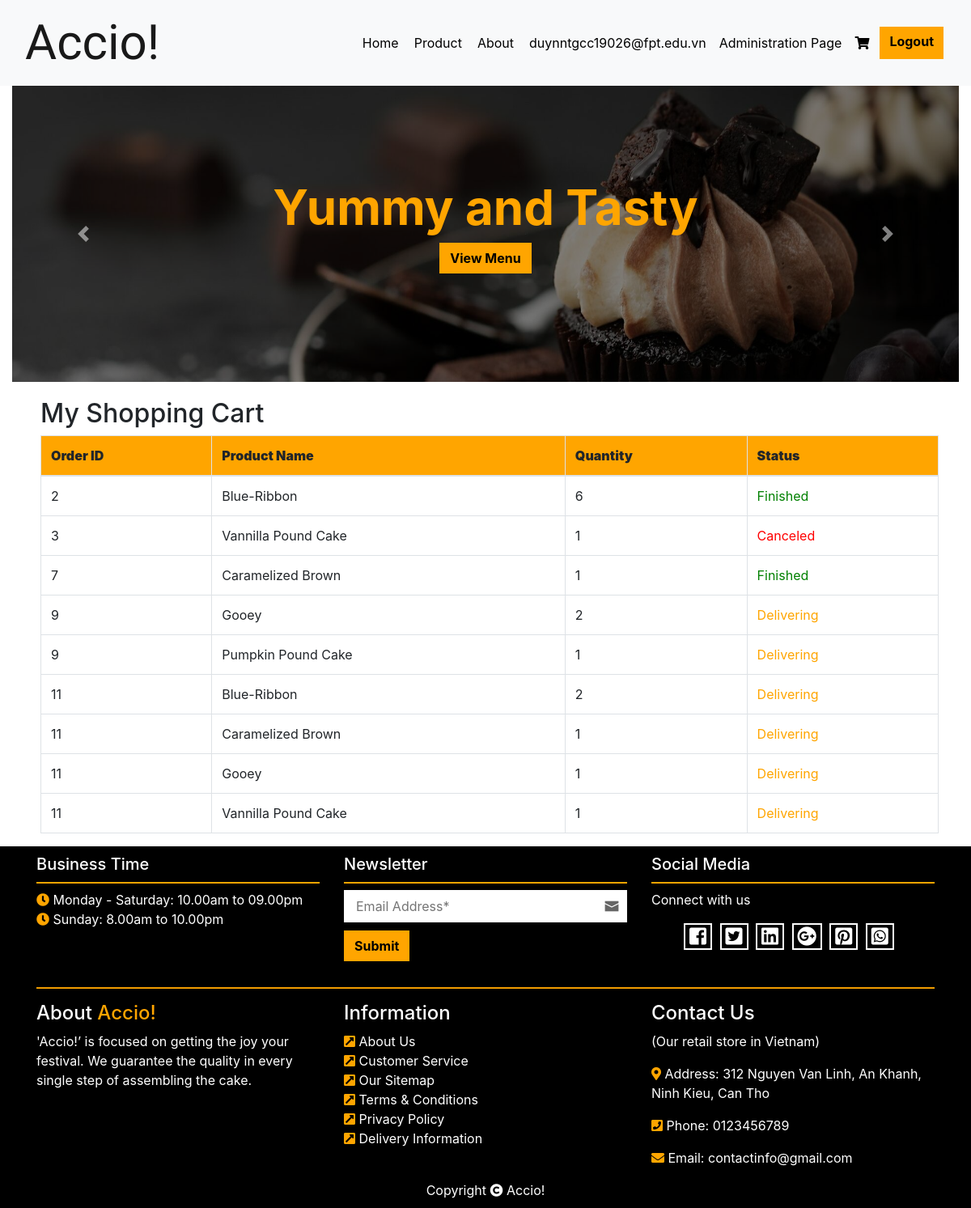
The app's page /index.php?page=order_history (signed in) with its own data.
### tables this page shows
CREATE TABLE `order` (
  `OrderID` int(11) NOT NULL,
  `Email` varchar(200) NOT NULL,
  `OrderDate` datetime DEFAULT NULL,
  `DeliveryDate` datetime DEFAULT NULL,
  `Status` int(1) NOT NULL DEFAULT 0
);

### Order_History.php (the view)
<?php
    if(!isset($_SESSION['email']))
    {
        echo '<meta http-equiv="refresh" content="0;URL=index.php">';
    }
    else{
?>
<div class="container">
    <form name="shopping-cart" method="POST">
        <h2>My Shopping Cart</h2>
        <table id="tablecart" class="table table stripped table-bordered" cellspacing="0" width="100%">
            <thead>
                <th><strong>Order ID</strong></th>
                <th><strong>Product Name</strong></th>
                <th><strong>Quantity</strong></th>
                <th><strong>Status</strong></th>
            </thead>
            <tbody>
                <?php
                    include_once("connection.php");
                    $email = $_SESSION['email'];
                    $rs = mysqli_query($conn, "SELECT o.OrderID, Product_Name, o.Status, Qty
                    FROM product AS p, orderdetail AS od, `order` AS o
                    WHERE p.Product_ID = od.Product_ID AND od.OrderID = o.OrderID
                    AND Email = '$email' AND o.Status != 0 GROUP BY OrderID, Product_Name");
                    while($row = mysqli_fetch_array($rs, MYSQLI_ASSOC))
                    {
                ?>
                <tr>
                    <td> <?php echo $row['OrderID']; ?> </td>
                    <td> <?php echo $row['Product_Name']; ?> </td>
                    <td> <?php echo $row['Qty']; ?> </td>
                    <td> <?php if($row['Status'] == -1) echo '<span style="color: red">Canceled</span>';
                        elseif($row['Status'] == 0) echo '<span style="color: gray">In Cart</span>';
                        elseif($row['Status'] == 1) echo '<span style="color: orange">Delivering</span>';
                        else echo '<span style="color: green">Finished</span>'; ?> </td>
                </tr>
                <?php
                    }
                ?>
            </tbody>
        </table>
    </form>
</div>
<?php
    }
    ?>

### index.php (shortened to what this page needs)
<!DOCTYPE html>
<html lang="en">
<head>
    <link rel="stylesheet" href="https://maxcdn.bootstrapcdn.com/bootstrap/4.5.2/css/bootstrap.min.css">
    <link rel="stylesheet" href="https://use.fontawesome.com/releases/v5.7.0/css/all.css">
    <link rel="stylesheet" href="css/style.css" type="text/css">
</head>
<?php
    include_once("connection.php");
?>
<body>
    <div id="main">
    <?php include_once("Header.php"); ?>
        <?php include_once("Carousel.php"); ?>
        <div style="margin: 20px 10px 10px 20px;">
              <?php
        if(isset($_GET['page']))
        {
            $page = $_GET['page'];
            if($page=="login"){
                include_once("Login.php");
            }
            elseif($page=="register"){
                include_once("Register.php");
            }
            elseif($page=="index"){
                echo "<script>window.location='index.php';</script>";
            }
            elseif($page=="logout"){
                include_once("Logout.php");
            }
            elseif($page=="my_account"){
                include_once("My_Account.php");
            }
            elseif($page=="update_info"){
                include_once("Update_Info.php");
            }
            elseif($page=="change_password"){
                include_once("Change_Password.php");
            }
            elseif($page=="content"){
                include_once("content.php");
            }
            elseif($page=="shopping_cart"){
                include_once("Shopping_Cart.php");
            }
            elseif($page=="order_history"){
                include_once("Order_History.php");
            }
            elseif($page=="product"){
                include_once("Product.php");
            }
            elseif($page=="update_cart"){
                include_once("Update_Cart.php");
            }
            elseif($page=="checkout"){
                include_once("Checkout.php");
            }
            else{
                echo '<meta http-equiv="refresh" content="0;URL=index.php">';
            }
        }
        else{
                include_once("content.php");
            }
        ?>
        </div>
            <?php include_once("Footer.php");?>
    </div>
</body>
</html>

### Header.php (shortened to what this page needs)
<div class="navbar navbar-expand-lg bg-light navbar-light">
            <div class="container-fluid">
                <a href="index.php?page=content" class="navbar-brand"><span id="brand">Accio!</span></a>
                <?php
                    if(isset($_SESSION['email']) && $_SESSION['email'] != "" && $_SESSION['isAdmin'] == 0){
                ?>
                    <div class="collapse navbar-collapse justify-content-between" id="navbarCollapse">
                    <div class="navbar-nav ml-auto">
                        <a href="index.php?page=content" class="nav-item nav-link">Home</a>
                        <a href="index.php?page=product" class="nav-item nav-link">Product</a>
                        <a href="About.php" class="nav-item nav-link">About</a>
                        <a href="index.php?page=my_account" class="nav-item nav-link"><?php echo $_SESSION['email'];?></a>
                        <a href="index.php?page=shopping_cart" class="nav-item nav-link"><i class="fa fa-shopping-cart" aria-hidden="true"></i> </a>
                        <a href="index.php?page=logout" class="nav-item btn btn-warning" id="loginbtn">Logout</a>
                    </div>
                    </div>
                <?php
                    }
                    else if(isset($_SESSION['email']) && $_SESSION['email'] != "" && $_SESSION['isAdmin'] == 1)
                    {
                ?>
                    <div class="collapse navbar-collapse justify-content-between" id="navbarCollapse">
                    <div class="navbar-nav ml-auto">
                        <a href="index.php?page=content" class="nav-item nav-link">Home</a>
                        <a href="index.php?page=product" class="nav-item nav-link">Product</a>
                        <a href="About.php" class="nav-item nav-link">About</a>
                        <a href="index.php?page=my_account" class="nav-link"><?php echo $_SESSION['email'];?></a>
                        <a href="admin-index.php?page=authorize" class="nav-link">Administration Page</a>
                        <a href="index.php?page=shopping_cart" class="nav-item nav-link"><i class="fa fa-shopping-cart" aria-hidden="true"></i> </a>
                        <a href="index.php?page=logout" class="nav-item btn btn-warning" id="loginbtn">Logout</a>
                    </div>
                    </div>
                <?php
                    }
                ?>
            </div>
        </div>

### Carousel.php (shortened to what this page needs)
<div class="container-fluid">
            <div id="myCarousel" class="carousel slide" data-ride="carousel">
                <div class="carousel-inner">
                    <div class="carousel-item active">
                        <img src="image/carousel2.jpg">
                        <div class="carousel-caption">
                            <div>
                                <h1>Yummy and Tasty</h1>
                            </div>
                            <div class="carousel-btn">
                                <a class="btn btn-warning" href="?page=product">View Menu</a>
                            </div>
                        </div>
                    </div>
                </div>
                <a class="carousel-control-prev" href="#myCarousel" data-slide="prev">
                    <span class="carousel-control-prev-icon"></span>
                </a>
                <a class="carousel-control-next" href="#myCarousel" data-slide="next">
                    <span class="carousel-control-next-icon"></span>
                </a>
            </div>
        </div>

### Footer.php
<footer>
            <div class="footer-main ">
                <div class="container ">
                    <div class="row ">
                        <div class="col-lg-4 col-md-12 col-sm-12 ">
                            <div class="footer-top-box ">
                                <h5>Business Time</h5>
                                <ul class="list-time ">
                                    <li><i class="fas fa-clock "></i> Monday - Saturday: 10.00am to 09.00pm</li>
                                    <li><i class="fas fa-clock "></i> Sunday: 8.00am to 10.00pm</li>
                                </ul>
                            </div>
                        </div>
                        <div class="col-lg-4 col-md-12 col-sm-12 ">
                            <div class="footer-top-box ">
                                <h5>Newsletter</h5>
                                <form class="form-group" id="newsletter">
                                    <input class="from-control " type="email " placeholder="Email Address* " />
                                    <div>
                                        <button class="btn btn-warning " type="submit ">Submit</button>
                                    </div>
                                </form>
                            </div>
                        </div>
                        <div class="col-lg-4 col-md-12 col-sm-12 ">
                            <div class="footer-top-box ">
                                <h5>Social Media</h5>
                                <p>Connect with us</p>
                                <ul class="socialMedia ">
                                    <li><a href="https://www.facebook.com/bluestar.duy/"><i class="fab fa-facebook-square "></i></a></li>
                                    <li><a ><i class="fab fa-twitter-square "></i></a></li>
                                    <li><a ><i class="fab fa-linkedin " aria-hidden="true "></i></a></li>
                                    <li><a ><i class="fab fa-google-plus " aria-hidden="true "></i></a></li>
                                    <li><a ><i class="fab fa-pinterest-square "></i></a></li>
                                    <li><a ><i class="fab fa-whatsapp-square "></i></a></li>
                                </ul>
                            </div>
                        </div>
                    </div>
                    <hr>
                    <div class="row ">
                        <div class="col-lg-4 col-md-12 col-sm-12 ">
                            <div class="footer-widget ">
                                <h4>About <span style="color: orange; ">Accio!</span></h4>
                                <p>'Accio!’ is focused on getting the joy your festival. We guarantee the quality in every single step of assembling the cake.</p>
                            </div>
                        </div>
                        <div class="col-lg-4 col-md-12 col-sm-12 ">
                            <div class="footer-link ">
                                <h4>Information</h4>
                                <ul class="list-info ">
                                    <li><a href="About.php"><i class="fas fa-external-link-square-alt "></i> About Us</a></li>
                                    <li><a ><i class="fas fa-external-link-square-alt "></i> Customer Service</a></li>
                                    <li><a ><i class="fas fa-external-link-square-alt "></i> Our Sitemap</a></li>
                                    <li><a ><i class="fas fa-external-link-square-alt "></i> Terms &amp; Conditions</a></li>
                                    <li><a ><i class="fas fa-external-link-square-alt "></i> Privacy Policy</a></li>
                                    <li><a ><i class="fas fa-external-link-square-alt "></i> Delivery Information</a></li>
                                </ul>
                            </div>
                        </div>
                        <div class="col-lg-4 col-md-12 col-sm-12 ">
                            <div class="footer-link-contact ">
                                <h4>Contact Us</h4>
                                <p>(Our retail store in Vietnam)</p>
                                <ul class="list-contact ">
                                    <li>
                                        <p><i class="fas fa-map-marker-alt "></i> Address: 312 Nguyen Van Linh, An Khanh, Ninh Kieu, Can Tho </p>
                                    </li>
                                    <li>
                                        <p><i class="fas fa-phone-square "></i> Phone: <a href="tel:0123456789 ">0123456789</a></p>
                                    </li>
                                    <li>
                                        <p><i class="fas fa-envelope "></i> Email: <a href="mailto:contactinfo@gmail.com ">contactinfo@gmail.com</a></p>
                                    </li>
                                </ul>
                            </div>
                        </div>
                        <div class="col-lg-12 col-md-12 col-sm-12">
                            <div style="text-align: center; margin-bottom: 10px;">Copyright <i class="fa fa-copyright" aria-hidden="true"></i> Accio!</div>
                        </div>
                    </div>
                </div>
            </div>
        </footer>

### CSS/style.css (style rules this page uses)
thead { background-color: orange; }
.btn-warning { background-color: orange; color: black; border: 0.25px orange solid; font-weight: bold; border-radius: 0; }
#loginbtn { border: none; margin-left: 2px; }
.nav-item { margin-right: 3px; }
.navbar-brand { font-family: 'Just Me Again Down Here', cursive; font-size: 60px; padding: 0 0 0 0; margin: 0; }
.nav-link { color: black !important; }
.carousel-inner img { width: 100%; height: 100%; max-width: 2500px; max-height: 600px; }
.carousel-caption { text-align: center; display: flex; align-items: center; justify-content: center; flex-direction: column; position: absolute; top: 0%; }
.carousel-item::after { position: absolute; top: 0; right: 0; bottom: 0; left: 0; background: rgba(0, 0, 0, 0.5); z-index: 1; content: ""; }
.carousel-caption h1 { color: orange; font-weight: bold; }
.footer-main { padding-top: 10px; background-color: black; color: white; }
.footer-main a { color: white; }
.list-info a>i { color: orange; }
.footer-main ul { list-style-type: none; }
.footer-main hr { background-color: orange; height: 1px; }
.footer-top-box h5 { border-bottom: orange 2px solid; padding-bottom: 0.5em; }
#newsletter input { background-color: white; background-image: url(../image/envelope_icon.png); background-position-x: 98%; background-position-y: center; background-repeat: no-repeat; width: 100%; height: 2.5em; border: none; padding-right: 45px; padding-left: 15px; margin-bottom: 10px; }
ul.list-time, ul.list-info, ul.list-contact { padding: 0; }
.list-time i { color: orange; }
.socialMedia li { padding-right: 5px; font-size: 1.5em; display: inline-block; }
.socialMedia a { padding-left: 5px; padding-right: 5px; color: white; border: 2px solid white; }
.footer-link-contact i { color: orange; }
@media (min-width: 992px) { .carousel-caption h1 { font-size: 60px; } }

### records on screen
order: OrderID "2", Product_Name "Blue-Ribbon", Qty "6", Status "Finished"
order: OrderID "3", Product_Name "Vannilla Pound Cake", Qty "1", Status "Canceled"
order: OrderID "7", Product_Name "Caramelized Brown", Qty "1", Status "Finished"
order: OrderID "9", Product_Name "Gooey", Qty "2", Status "Delivering", Product_Name "Pumpkin Pound Cake", Qty "1"
order: OrderID "11", Product_Name "Blue-Ribbon", Qty "2", Status "Delivering", Product_Name "Caramelized Brown", Qty "1", Product_Name "Gooey", Product_Name "Vannilla Pound Cake"

### other values on screen
$_SESSION['email'] "duynntgcc19026@fpt.edu.vn"
